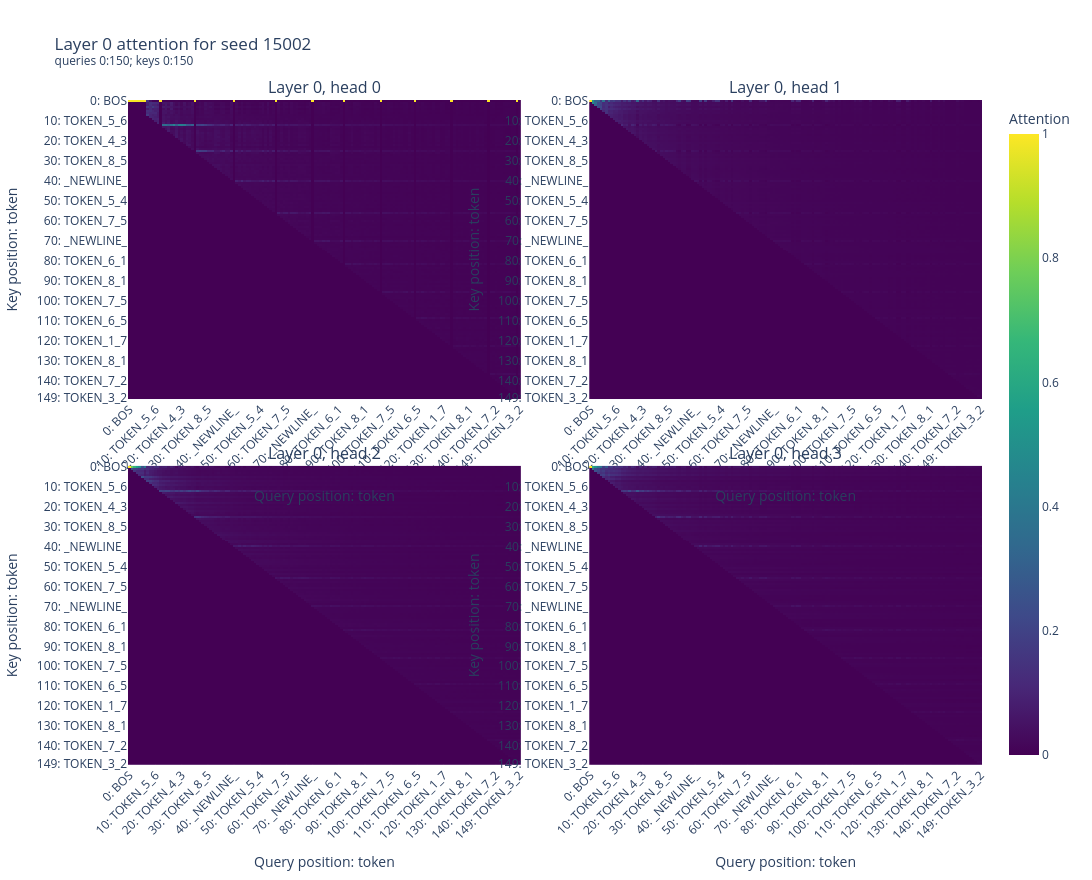
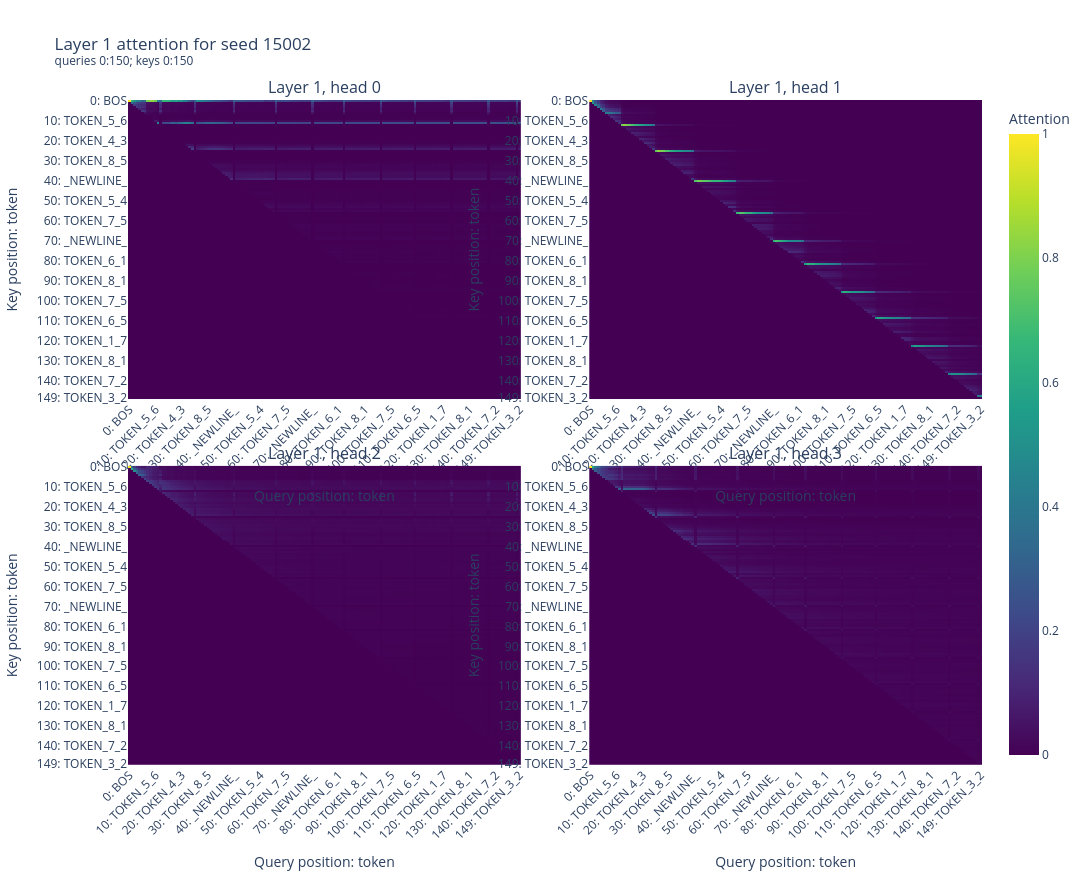
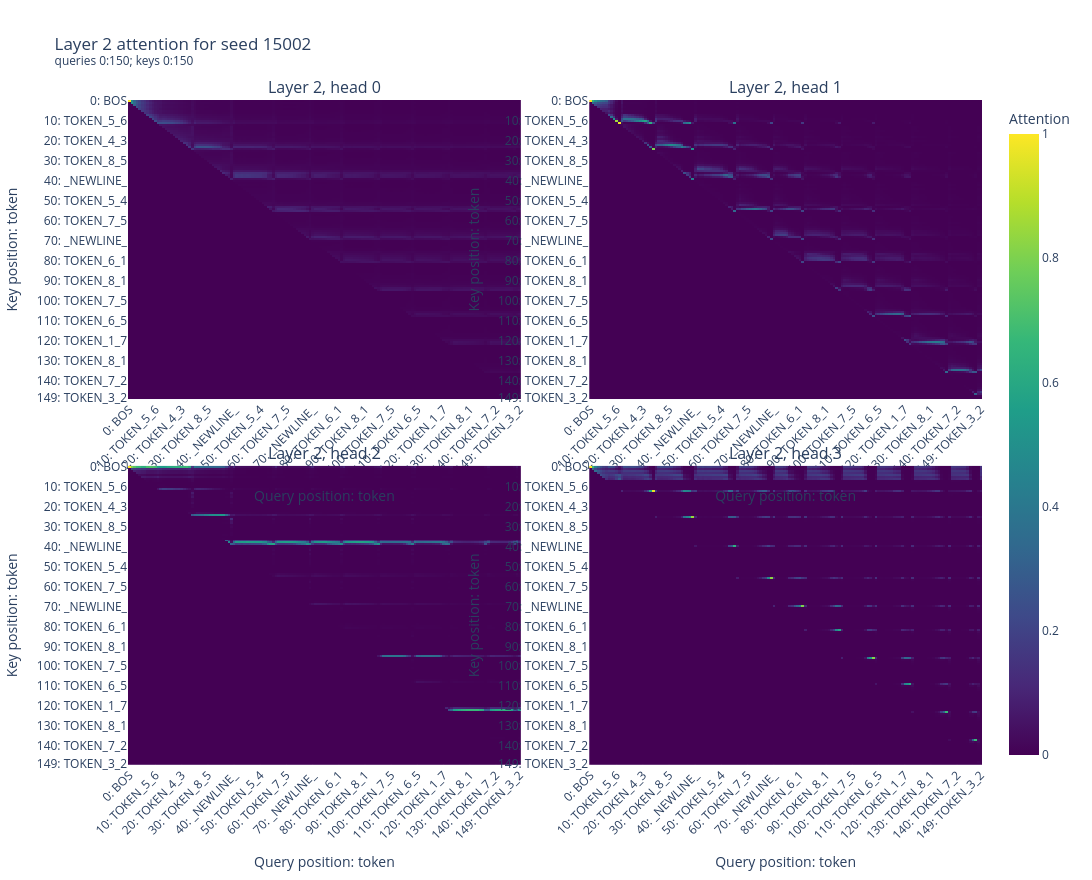

Notebook code cell kept with these figures, in order:
### Markdown cell above
## Interactive key-by-query attention maps

Each layer has one panel per head and a shared color scale. Query position increases to the right; key position increases downward. Causally forbidden future-key cells are zero. Hovering a cell reports both position/token labels and the exact attention value.

### Code cell
def position_token_labels(start: int, end: int) -> list[str]:
    return [f"{position}: {input_tokens[position]}" for position in range(start, end)]


def tick_labels(labels: list[str], every: int) -> list[str]:
    selected = labels[::every]
    if labels[-1] not in selected:
        selected = [*selected, labels[-1]]
    return selected


query_labels = position_token_labels(QUERY_START, query_end)
key_labels = position_token_labels(KEY_START, key_end)
query_ticks = tick_labels(query_labels, TICK_EVERY)
key_ticks = tick_labels(key_labels, TICK_EVERY)
n_columns = min(2, n_heads)
n_rows = math.ceil(n_heads / n_columns)

for layer in range(n_layers):
    layer_attention = attention_patterns[
        layer, :, QUERY_START:query_end, KEY_START:key_end
    ].numpy()
    layer_max = max(float(layer_attention.max()), 1e-12)
    fig = make_subplots(
        rows=n_rows, cols=n_columns,
        subplot_titles=[f"Layer {layer}, head {head}" for head in range(n_heads)],
        horizontal_spacing=0.08, vertical_spacing=0.10,
    )

    for head in range(n_heads):
        row = head // n_columns + 1
        column = head % n_columns + 1
        fig.add_trace(
            go.Heatmap(
                z=layer_attention[head].T, x=query_labels, y=key_labels,
                coloraxis="coloraxis", zsmooth=False,
                hovertemplate=(
                    "query=%{x}<br>key=%{y}<br>attention=%{z:.6f}<extra></extra>"
                ),
            ),
            row=row, col=column,
        )

    fig.update_xaxes(
        title_text="Query position: token", tickmode="array",
        tickvals=query_ticks, ticktext=query_ticks, tickangle=-45,
    )
    fig.update_yaxes(
        title_text="Key position: token", tickmode="array",
        tickvals=key_ticks, ticktext=key_ticks, autorange="reversed",
    )
    fig.update_layout(
        title=(
            f"Layer {layer} attention for seed {DATA_SEED}<br>"
            f"<sup>queries {QUERY_START}:{query_end}; keys {KEY_START}:{key_end}</sup>"
        ),
        width=1300, height=max(820, 440 * n_rows),
        coloraxis={
            "colorscale": "Viridis", "cmin": 0.0, "cmax": layer_max,
            "colorbar": {"title": "Attention"},
        },
        hovermode="closest",
    )
    fig.show()

### Figure 1 — Plotly figure (JSON) as saved in the notebook; plotly's stock layout.template omitted (floating-point values rounded to 4 significant figures; data arrays with more than 128 entries replaced by an {"elided": "..."} marker saying what was removed)
{"data": [{"coloraxis": "coloraxis", "hovertemplate": "query=%{x}<br>key=%{y}<br>attention=%{z:.6f}<extra></extra>", "type": "heatmap", "x": {"elided": "150 str values"}, "xaxis": "x", "y": {"elided": "150 str values"}, "yaxis": "y", "z": {"elided": "150x150 float values"}, "zsmooth": false}, {"coloraxis": "coloraxis", "hovertemplate": "query=%{x}<br>key=%{y}<br>attention=%{z:.6f}<extra></extra>", "type": "heatmap", "x": {"elided": "150 str values"}, "xaxis": "x2", "y": {"elided": "150 str values"}, "yaxis": "y2", "z": {"elided": "150x150 float values"}, "zsmooth": false}, {"coloraxis": "coloraxis", "hovertemplate": "query=%{x}<br>key=%{y}<br>attention=%{z:.6f}<extra></extra>", "type": "heatmap", "x": {"elided": "150 str values"}, "xaxis": "x3", "y": {"elided": "150 str values"}, "yaxis": "y3", "z": {"elided": "150x150 float values"}, "zsmooth": false}, {"coloraxis": "coloraxis", "hovertemplate": "query=%{x}<br>key=%{y}<br>attention=%{z:.6f}<extra></extra>", "type": "heatmap", "x": {"elided": "150 str values"}, "xaxis": "x4", "y": {"elided": "150 str values"}, "yaxis": "y4", "z": {"elided": "150x150 float values"}, "zsmooth": false}], "layout": {"annotations": [{"font": {"size": 16}, "showarrow": false, "text": "Layer 0, head 0", "x": 0.23, "xanchor": "center", "xref": "paper", "y": 1, "yanchor": "bottom", "yref": "paper"}, {"font": {"size": 16}, "showarrow": false, "text": "Layer 0, head 1", "x": 0.77, "xanchor": "center", "xref": "paper", "y": 1, "yanchor": "bottom", "yref": "paper"}, {"font": {"size": 16}, "showarrow": false, "text": "Layer 0, head 2", "x": 0.23, "xanchor": "center", "xref": "paper", "y": 0.45, "yanchor": "bottom", "yref": "paper"}, {"font": {"size": 16}, "showarrow": false, "text": "Layer 0, head 3", "x": 0.77, "xanchor": "center", "xref": "paper", "y": 0.45, "yanchor": "bottom", "yref": "paper"}], "coloraxis": {"cmax": 1, "cmin": 0, "colorbar": {"title": {"text": "Attention"}}, "colorscale": [[0, "#440154"], [0.1111, "#482878"], [0.2222, "#3e4989"], [0.3333, "#31688e"], [0.4444, "#26828e"], [0.5556, "#1f9e89"], [0.6667, "#35b779"], [0.7778, "#6ece58"], [0.8889, "#b5de2b"], [1, "#fde725"]]}, "height": 880, "hovermode": "closest", "title": {"text": "Layer 0 attention for seed 15002<br><sup>queries 0:150; keys 0:150</sup>"}, "width": 1300, "xaxis": {"anchor": "y", "domain": [0, 0.46], "tickangle": -45, "tickmode": "array", "ticktext": ["0: BOS", "10: TOKEN_5_6", "20: TOKEN_4_3", "30: TOKEN_8_5", "40: _NEWLINE_", "50: TOKEN_5_4", "60: TOKEN_7_5", "70: _NEWLINE_", "80: TOKEN_6_1", "90: TOKEN_8_1", "100: TOKEN_7_5", "110: TOKEN_6_5", "120: TOKEN_1_7", "130: TOKEN_8_1", "140: TOKEN_7_2", "149: TOKEN_3_2"], "tickvals": ["0: BOS", "10: TOKEN_5_6", "20: TOKEN_4_3", "30: TOKEN_8_5", "40: _NEWLINE_", "50: TOKEN_5_4", "60: TOKEN_7_5", "70: _NEWLINE_", "80: TOKEN_6_1", "90: TOKEN_8_1", "100: TOKEN_7_5", "110: TOKEN_6_5", "120: TOKEN_1_7", "130: TOKEN_8_1", "140: TOKEN_7_2", "149: TOKEN_3_2"], "title": {"text": "Query position: token"}}, "xaxis2": {"anchor": "y2", "domain": [0.54, 1], "tickangle": -45, "tickmode": "array", "ticktext": ["0: BOS", "10: TOKEN_5_6", "20: TOKEN_4_3", "30: TOKEN_8_5", "40: _NEWLINE_", "50: TOKEN_5_4", "60: TOKEN_7_5", "70: _NEWLINE_", "80: TOKEN_6_1", "90: TOKEN_8_1", "100: TOKEN_7_5", "110: TOKEN_6_5", "120: TOKEN_1_7", "130: TOKEN_8_1", "140: TOKEN_7_2", "149: TOKEN_3_2"], "tickvals": ["0: BOS", "10: TOKEN_5_6", "20: TOKEN_4_3", "30: TOKEN_8_5", "40: _NEWLINE_", "50: TOKEN_5_4", "60: TOKEN_7_5", "70: _NEWLINE_", "80: TOKEN_6_1", "90: TOKEN_8_1", "100: TOKEN_7_5", "110: TOKEN_6_5", "120: TOKEN_1_7", "130: TOKEN_8_1", "140: TOKEN_7_2", "149: TOKEN_3_2"], "title": {"text": "Query position: token"}}, "xaxis3": {"anchor": "y3", "domain": [0, 0.46], "tickangle": -45, "tickmode": "array", "ticktext": ["0: BOS", "10: TOKEN_5_6", "20: TOKEN_4_3", "30: TOKEN_8_5", "40: _NEWLINE_", "50: TOKEN_5_4", "60: TOKEN_7_5", "70: _NEWLINE_", "80: TOKEN_6_1", "90: TOKEN_8_1", "100: TOKEN_7_5", "110: TOKEN_6_5", "120: TOKEN_1_7", "130: TOKEN_8_1", "140: TOKEN_7_2", "149: TOKEN_3_2"], "tickvals": ["0: BOS", "10: TOKEN_5_6", "20: TOKEN_4_3", "30: TOKEN_8_5", "40: _NEWLINE_", "50: TOKEN_5_4", "60: TOKEN_7_5", "70: _NEWLINE_", "80: TOKEN_6_1", "90: TOKEN_8_1", "100: TOKEN_7_5", "110: TOKEN_6_5", "120: TOKEN_1_7", "130: TOKEN_8_1", "140: TOKEN_7_2", "149: TOKEN_3_2"], "title": {"text": "Query position: token"}}, "xaxis4": {"anchor": "y4", "domain": [0.54, 1], "tickangle": -45, "tickmode": "array", "ticktext": ["0: BOS", "10: TOKEN_5_6", "20: TOKEN_4_3", "30: TOKEN_8_5", "40: _NEWLINE_", "50: TOKEN_5_4", "60: TOKEN_7_5", "70: _NEWLINE_", "80: TOKEN_6_1", "90: TOKEN_8_1", "100: TOKEN_7_5", "110: TOKEN_6_5", "120: TOKEN_1_7", "130: TOKEN_8_1", "140: TOKEN_7_2", "149: TOKEN_3_2"], "tickvals": ["0: BOS", "10: TOKEN_5_6", "20: TOKEN_4_3", "30: TOKEN_8_5", "40: _NEWLINE_", "50: TOKEN_5_4", "60: TOKEN_7_5", "70: _NEWLINE_", "80: TOKEN_6_1", "90: TOKEN_8_1", "100: TOKEN_7_5", "110: TOKEN_6_5", "120: TOKEN_1_7", "130: TOKEN_8_1", "140: TOKEN_7_2", "149: TOKEN_3_2"], "title": {"text": "Query position: token"}}, "yaxis": {"anchor": "x", "autorange": "reversed", "domain": [0.55, 1], "tickmode": "array", "ticktext": ["0: BOS", "10: TOKEN_5_6", "20: TOKEN_4_3", "30: TOKEN_8_5", "40: _NEWLINE_", "50: TOKEN_5_4", "60: TOKEN_7_5", "70: _NEWLINE_", "80: TOKEN_6_1", "90: TOKEN_8_1", "100: TOKEN_7_5", "110: TOKEN_6_5", "120: TOKEN_1_7", "130: TOKEN_8_1", "140: TOKEN_7_2", "149: TOKEN_3_2"], "tickvals": ["0: BOS", "10: TOKEN_5_6", "20: TOKEN_4_3", "30: TOKEN_8_5", "40: _NEWLINE_", "50: TOKEN_5_4", "60: TOKEN_7_5", "70: _NEWLINE_", "80: TOKEN_6_1", "90: TOKEN_8_1", "100: TOKEN_7_5", "110: TOKEN_6_5", "120: TOKEN_1_7", "130: TOKEN_8_1", "140: TOKEN_7_2", "149: TOKEN_3_2"], "title": {"text": "Key position: token"}}, "yaxis2": {"anchor": "x2", "autorange": "reversed", "domain": [0.55, 1], "tickmode": "array", "ticktext": ["0: BOS", "10: TOKEN_5_6", "20: TOKEN_4_3", "30: TOKEN_8_5", "40: _NEWLINE_", "50: TOKEN_5_4", "60: TOKEN_7_5", "70: _NEWLINE_", "80: TOKEN_6_1", "90: TOKEN_8_1", "100: TOKEN_7_5", "110: TOKEN_6_5", "120: TOKEN_1_7", "130: TOKEN_8_1", "140: TOKEN_7_2", "149: TOKEN_3_2"], "tickvals": ["0: BOS", "10: TOKEN_5_6", "20: TOKEN_4_3", "30: TOKEN_8_5", "40: _NEWLINE_", "50: TOKEN_5_4", "60: TOKEN_7_5", "70: _NEWLINE_", "80: TOKEN_6_1", "90: TOKEN_8_1", "100: TOKEN_7_5", "110: TOKEN_6_5", "120: TOKEN_1_7", "130: TOKEN_8_1", "140: TOKEN_7_2", "149: TOKEN_3_2"], "title": {"text": "Key position: token"}}, "yaxis3": {"anchor": "x3", "autorange": "reversed", "domain": [0, 0.45], "tickmode": "array", "ticktext": ["0: BOS", "10: TOKEN_5_6", "20: TOKEN_4_3", "30: TOKEN_8_5", "40: _NEWLINE_", "50: TOKEN_5_4", "60: TOKEN_7_5", "70: _NEWLINE_", "80: TOKEN_6_1", "90: TOKEN_8_1", "100: TOKEN_7_5", "110: TOKEN_6_5", "120: TOKEN_1_7", "130: TOKEN_8_1", "140: TOKEN_7_2", "149: TOKEN_3_2"], "tickvals": ["0: BOS", "10: TOKEN_5_6", "20: TOKEN_4_3", "30: TOKEN_8_5", "40: _NEWLINE_", "50: TOKEN_5_4", "60: TOKEN_7_5", "70: _NEWLINE_", "80: TOKEN_6_1", "90: TOKEN_8_1", "100: TOKEN_7_5", "110: TOKEN_6_5", "120: TOKEN_1_7", "130: TOKEN_8_1", "140: TOKEN_7_2", "149: TOKEN_3_2"], "title": {"text": "Key position: token"}}, "yaxis4": {"anchor": "x4", "autorange": "reversed", "domain": [0, 0.45], "tickmode": "array", "ticktext": ["0: BOS", "10: TOKEN_5_6", "20: TOKEN_4_3", "30: TOKEN_8_5", "40: _NEWLINE_", "50: TOKEN_5_4", "60: TOKEN_7_5", "70: _NEWLINE_", "80: TOKEN_6_1", "90: TOKEN_8_1", "100: TOKEN_7_5", "110: TOKEN_6_5", "120: TOKEN_1_7", "130: TOKEN_8_1", "140: TOKEN_7_2", "149: TOKEN_3_2"], "tickvals": ["0: BOS", "10: TOKEN_5_6", "20: TOKEN_4_3", "30: TOKEN_8_5", "40: _NEWLINE_", "50: TOKEN_5_4", "60: TOKEN_7_5", "70: _NEWLINE_", "80: TOKEN_6_1", "90: TOKEN_8_1", "100: TOKEN_7_5", "110: TOKEN_6_5", "120: TOKEN_1_7", "130: TOKEN_8_1", "140: TOKEN_7_2", "149: TOKEN_3_2"], "title": {"text": "Key position: token"}}}}

### Figure 2 — Plotly figure (JSON) as saved in the notebook; plotly's stock layout.template omitted (floating-point values rounded to 4 significant figures; data arrays with more than 128 entries replaced by an {"elided": "..."} marker saying what was removed)
{"data": [{"coloraxis": "coloraxis", "hovertemplate": "query=%{x}<br>key=%{y}<br>attention=%{z:.6f}<extra></extra>", "type": "heatmap", "x": {"elided": "150 str values"}, "xaxis": "x", "y": {"elided": "150 str values"}, "yaxis": "y", "z": {"elided": "150x150 float values"}, "zsmooth": false}, {"coloraxis": "coloraxis", "hovertemplate": "query=%{x}<br>key=%{y}<br>attention=%{z:.6f}<extra></extra>", "type": "heatmap", "x": {"elided": "150 str values"}, "xaxis": "x2", "y": {"elided": "150 str values"}, "yaxis": "y2", "z": {"elided": "150x150 float values"}, "zsmooth": false}, {"coloraxis": "coloraxis", "hovertemplate": "query=%{x}<br>key=%{y}<br>attention=%{z:.6f}<extra></extra>", "type": "heatmap", "x": {"elided": "150 str values"}, "xaxis": "x3", "y": {"elided": "150 str values"}, "yaxis": "y3", "z": {"elided": "150x150 float values"}, "zsmooth": false}, {"coloraxis": "coloraxis", "hovertemplate": "query=%{x}<br>key=%{y}<br>attention=%{z:.6f}<extra></extra>", "type": "heatmap", "x": {"elided": "150 str values"}, "xaxis": "x4", "y": {"elided": "150 str values"}, "yaxis": "y4", "z": {"elided": "150x150 float values"}, "zsmooth": false}], "layout": {"annotations": [{"font": {"size": 16}, "showarrow": false, "text": "Layer 1, head 0", "x": 0.23, "xanchor": "center", "xref": "paper", "y": 1, "yanchor": "bottom", "yref": "paper"}, {"font": {"size": 16}, "showarrow": false, "text": "Layer 1, head 1", "x": 0.77, "xanchor": "center", "xref": "paper", "y": 1, "yanchor": "bottom", "yref": "paper"}, {"font": {"size": 16}, "showarrow": false, "text": "Layer 1, head 2", "x": 0.23, "xanchor": "center", "xref": "paper", "y": 0.45, "yanchor": "bottom", "yref": "paper"}, {"font": {"size": 16}, "showarrow": false, "text": "Layer 1, head 3", "x": 0.77, "xanchor": "center", "xref": "paper", "y": 0.45, "yanchor": "bottom", "yref": "paper"}], "coloraxis": {"cmax": 1, "cmin": 0, "colorbar": {"title": {"text": "Attention"}}, "colorscale": [[0, "#440154"], [0.1111, "#482878"], [0.2222, "#3e4989"], [0.3333, "#31688e"], [0.4444, "#26828e"], [0.5556, "#1f9e89"], [0.6667, "#35b779"], [0.7778, "#6ece58"], [0.8889, "#b5de2b"], [1, "#fde725"]]}, "height": 880, "hovermode": "closest", "title": {"text": "Layer 1 attention for seed 15002<br><sup>queries 0:150; keys 0:150</sup>"}, "width": 1300, "xaxis": {"anchor": "y", "domain": [0, 0.46], "tickangle": -45, "tickmode": "array", "ticktext": ["0: BOS", "10: TOKEN_5_6", "20: TOKEN_4_3", "30: TOKEN_8_5", "40: _NEWLINE_", "50: TOKEN_5_4", "60: TOKEN_7_5", "70: _NEWLINE_", "80: TOKEN_6_1", "90: TOKEN_8_1", "100: TOKEN_7_5", "110: TOKEN_6_5", "120: TOKEN_1_7", "130: TOKEN_8_1", "140: TOKEN_7_2", "149: TOKEN_3_2"], "tickvals": ["0: BOS", "10: TOKEN_5_6", "20: TOKEN_4_3", "30: TOKEN_8_5", "40: _NEWLINE_", "50: TOKEN_5_4", "60: TOKEN_7_5", "70: _NEWLINE_", "80: TOKEN_6_1", "90: TOKEN_8_1", "100: TOKEN_7_5", "110: TOKEN_6_5", "120: TOKEN_1_7", "130: TOKEN_8_1", "140: TOKEN_7_2", "149: TOKEN_3_2"], "title": {"text": "Query position: token"}}, "xaxis2": {"anchor": "y2", "domain": [0.54, 1], "tickangle": -45, "tickmode": "array", "ticktext": ["0: BOS", "10: TOKEN_5_6", "20: TOKEN_4_3", "30: TOKEN_8_5", "40: _NEWLINE_", "50: TOKEN_5_4", "60: TOKEN_7_5", "70: _NEWLINE_", "80: TOKEN_6_1", "90: TOKEN_8_1", "100: TOKEN_7_5", "110: TOKEN_6_5", "120: TOKEN_1_7", "130: TOKEN_8_1", "140: TOKEN_7_2", "149: TOKEN_3_2"], "tickvals": ["0: BOS", "10: TOKEN_5_6", "20: TOKEN_4_3", "30: TOKEN_8_5", "40: _NEWLINE_", "50: TOKEN_5_4", "60: TOKEN_7_5", "70: _NEWLINE_", "80: TOKEN_6_1", "90: TOKEN_8_1", "100: TOKEN_7_5", "110: TOKEN_6_5", "120: TOKEN_1_7", "130: TOKEN_8_1", "140: TOKEN_7_2", "149: TOKEN_3_2"], "title": {"text": "Query position: token"}}, "xaxis3": {"anchor": "y3", "domain": [0, 0.46], "tickangle": -45, "tickmode": "array", "ticktext": ["0: BOS", "10: TOKEN_5_6", "20: TOKEN_4_3", "30: TOKEN_8_5", "40: _NEWLINE_", "50: TOKEN_5_4", "60: TOKEN_7_5", "70: _NEWLINE_", "80: TOKEN_6_1", "90: TOKEN_8_1", "100: TOKEN_7_5", "110: TOKEN_6_5", "120: TOKEN_1_7", "130: TOKEN_8_1", "140: TOKEN_7_2", "149: TOKEN_3_2"], "tickvals": ["0: BOS", "10: TOKEN_5_6", "20: TOKEN_4_3", "30: TOKEN_8_5", "40: _NEWLINE_", "50: TOKEN_5_4", "60: TOKEN_7_5", "70: _NEWLINE_", "80: TOKEN_6_1", "90: TOKEN_8_1", "100: TOKEN_7_5", "110: TOKEN_6_5", "120: TOKEN_1_7", "130: TOKEN_8_1", "140: TOKEN_7_2", "149: TOKEN_3_2"], "title": {"text": "Query position: token"}}, "xaxis4": {"anchor": "y4", "domain": [0.54, 1], "tickangle": -45, "tickmode": "array", "ticktext": ["0: BOS", "10: TOKEN_5_6", "20: TOKEN_4_3", "30: TOKEN_8_5", "40: _NEWLINE_", "50: TOKEN_5_4", "60: TOKEN_7_5", "70: _NEWLINE_", "80: TOKEN_6_1", "90: TOKEN_8_1", "100: TOKEN_7_5", "110: TOKEN_6_5", "120: TOKEN_1_7", "130: TOKEN_8_1", "140: TOKEN_7_2", "149: TOKEN_3_2"], "tickvals": ["0: BOS", "10: TOKEN_5_6", "20: TOKEN_4_3", "30: TOKEN_8_5", "40: _NEWLINE_", "50: TOKEN_5_4", "60: TOKEN_7_5", "70: _NEWLINE_", "80: TOKEN_6_1", "90: TOKEN_8_1", "100: TOKEN_7_5", "110: TOKEN_6_5", "120: TOKEN_1_7", "130: TOKEN_8_1", "140: TOKEN_7_2", "149: TOKEN_3_2"], "title": {"text": "Query position: token"}}, "yaxis": {"anchor": "x", "autorange": "reversed", "domain": [0.55, 1], "tickmode": "array", "ticktext": ["0: BOS", "10: TOKEN_5_6", "20: TOKEN_4_3", "30: TOKEN_8_5", "40: _NEWLINE_", "50: TOKEN_5_4", "60: TOKEN_7_5", "70: _NEWLINE_", "80: TOKEN_6_1", "90: TOKEN_8_1", "100: TOKEN_7_5", "110: TOKEN_6_5", "120: TOKEN_1_7", "130: TOKEN_8_1", "140: TOKEN_7_2", "149: TOKEN_3_2"], "tickvals": ["0: BOS", "10: TOKEN_5_6", "20: TOKEN_4_3", "30: TOKEN_8_5", "40: _NEWLINE_", "50: TOKEN_5_4", "60: TOKEN_7_5", "70: _NEWLINE_", "80: TOKEN_6_1", "90: TOKEN_8_1", "100: TOKEN_7_5", "110: TOKEN_6_5", "120: TOKEN_1_7", "130: TOKEN_8_1", "140: TOKEN_7_2", "149: TOKEN_3_2"], "title": {"text": "Key position: token"}}, "yaxis2": {"anchor": "x2", "autorange": "reversed", "domain": [0.55, 1], "tickmode": "array", "ticktext": ["0: BOS", "10: TOKEN_5_6", "20: TOKEN_4_3", "30: TOKEN_8_5", "40: _NEWLINE_", "50: TOKEN_5_4", "60: TOKEN_7_5", "70: _NEWLINE_", "80: TOKEN_6_1", "90: TOKEN_8_1", "100: TOKEN_7_5", "110: TOKEN_6_5", "120: TOKEN_1_7", "130: TOKEN_8_1", "140: TOKEN_7_2", "149: TOKEN_3_2"], "tickvals": ["0: BOS", "10: TOKEN_5_6", "20: TOKEN_4_3", "30: TOKEN_8_5", "40: _NEWLINE_", "50: TOKEN_5_4", "60: TOKEN_7_5", "70: _NEWLINE_", "80: TOKEN_6_1", "90: TOKEN_8_1", "100: TOKEN_7_5", "110: TOKEN_6_5", "120: TOKEN_1_7", "130: TOKEN_8_1", "140: TOKEN_7_2", "149: TOKEN_3_2"], "title": {"text": "Key position: token"}}, "yaxis3": {"anchor": "x3", "autorange": "reversed", "domain": [0, 0.45], "tickmode": "array", "ticktext": ["0: BOS", "10: TOKEN_5_6", "20: TOKEN_4_3", "30: TOKEN_8_5", "40: _NEWLINE_", "50: TOKEN_5_4", "60: TOKEN_7_5", "70: _NEWLINE_", "80: TOKEN_6_1", "90: TOKEN_8_1", "100: TOKEN_7_5", "110: TOKEN_6_5", "120: TOKEN_1_7", "130: TOKEN_8_1", "140: TOKEN_7_2", "149: TOKEN_3_2"], "tickvals": ["0: BOS", "10: TOKEN_5_6", "20: TOKEN_4_3", "30: TOKEN_8_5", "40: _NEWLINE_", "50: TOKEN_5_4", "60: TOKEN_7_5", "70: _NEWLINE_", "80: TOKEN_6_1", "90: TOKEN_8_1", "100: TOKEN_7_5", "110: TOKEN_6_5", "120: TOKEN_1_7", "130: TOKEN_8_1", "140: TOKEN_7_2", "149: TOKEN_3_2"], "title": {"text": "Key position: token"}}, "yaxis4": {"anchor": "x4", "autorange": "reversed", "domain": [0, 0.45], "tickmode": "array", "ticktext": ["0: BOS", "10: TOKEN_5_6", "20: TOKEN_4_3", "30: TOKEN_8_5", "40: _NEWLINE_", "50: TOKEN_5_4", "60: TOKEN_7_5", "70: _NEWLINE_", "80: TOKEN_6_1", "90: TOKEN_8_1", "100: TOKEN_7_5", "110: TOKEN_6_5", "120: TOKEN_1_7", "130: TOKEN_8_1", "140: TOKEN_7_2", "149: TOKEN_3_2"], "tickvals": ["0: BOS", "10: TOKEN_5_6", "20: TOKEN_4_3", "30: TOKEN_8_5", "40: _NEWLINE_", "50: TOKEN_5_4", "60: TOKEN_7_5", "70: _NEWLINE_", "80: TOKEN_6_1", "90: TOKEN_8_1", "100: TOKEN_7_5", "110: TOKEN_6_5", "120: TOKEN_1_7", "130: TOKEN_8_1", "140: TOKEN_7_2", "149: TOKEN_3_2"], "title": {"text": "Key position: token"}}}}

### Figure 3 — Plotly figure (JSON) as saved in the notebook; plotly's stock layout.template omitted (floating-point values rounded to 4 significant figures; data arrays with more than 128 entries replaced by an {"elided": "..."} marker saying what was removed)
{"data": [{"coloraxis": "coloraxis", "hovertemplate": "query=%{x}<br>key=%{y}<br>attention=%{z:.6f}<extra></extra>", "type": "heatmap", "x": {"elided": "150 str values"}, "xaxis": "x", "y": {"elided": "150 str values"}, "yaxis": "y", "z": {"elided": "150x150 float values"}, "zsmooth": false}, {"coloraxis": "coloraxis", "hovertemplate": "query=%{x}<br>key=%{y}<br>attention=%{z:.6f}<extra></extra>", "type": "heatmap", "x": {"elided": "150 str values"}, "xaxis": "x2", "y": {"elided": "150 str values"}, "yaxis": "y2", "z": {"elided": "150x150 float values"}, "zsmooth": false}, {"coloraxis": "coloraxis", "hovertemplate": "query=%{x}<br>key=%{y}<br>attention=%{z:.6f}<extra></extra>", "type": "heatmap", "x": {"elided": "150 str values"}, "xaxis": "x3", "y": {"elided": "150 str values"}, "yaxis": "y3", "z": {"elided": "150x150 float values"}, "zsmooth": false}, {"coloraxis": "coloraxis", "hovertemplate": "query=%{x}<br>key=%{y}<br>attention=%{z:.6f}<extra></extra>", "type": "heatmap", "x": {"elided": "150 str values"}, "xaxis": "x4", "y": {"elided": "150 str values"}, "yaxis": "y4", "z": {"elided": "150x150 float values"}, "zsmooth": false}], "layout": {"annotations": [{"font": {"size": 16}, "showarrow": false, "text": "Layer 2, head 0", "x": 0.23, "xanchor": "center", "xref": "paper", "y": 1, "yanchor": "bottom", "yref": "paper"}, {"font": {"size": 16}, "showarrow": false, "text": "Layer 2, head 1", "x": 0.77, "xanchor": "center", "xref": "paper", "y": 1, "yanchor": "bottom", "yref": "paper"}, {"font": {"size": 16}, "showarrow": false, "text": "Layer 2, head 2", "x": 0.23, "xanchor": "center", "xref": "paper", "y": 0.45, "yanchor": "bottom", "yref": "paper"}, {"font": {"size": 16}, "showarrow": false, "text": "Layer 2, head 3", "x": 0.77, "xanchor": "center", "xref": "paper", "y": 0.45, "yanchor": "bottom", "yref": "paper"}], "coloraxis": {"cmax": 1, "cmin": 0, "colorbar": {"title": {"text": "Attention"}}, "colorscale": [[0, "#440154"], [0.1111, "#482878"], [0.2222, "#3e4989"], [0.3333, "#31688e"], [0.4444, "#26828e"], [0.5556, "#1f9e89"], [0.6667, "#35b779"], [0.7778, "#6ece58"], [0.8889, "#b5de2b"], [1, "#fde725"]]}, "height": 880, "hovermode": "closest", "title": {"text": "Layer 2 attention for seed 15002<br><sup>queries 0:150; keys 0:150</sup>"}, "width": 1300, "xaxis": {"anchor": "y", "domain": [0, 0.46], "tickangle": -45, "tickmode": "array", "ticktext": ["0: BOS", "10: TOKEN_5_6", "20: TOKEN_4_3", "30: TOKEN_8_5", "40: _NEWLINE_", "50: TOKEN_5_4", "60: TOKEN_7_5", "70: _NEWLINE_", "80: TOKEN_6_1", "90: TOKEN_8_1", "100: TOKEN_7_5", "110: TOKEN_6_5", "120: TOKEN_1_7", "130: TOKEN_8_1", "140: TOKEN_7_2", "149: TOKEN_3_2"], "tickvals": ["0: BOS", "10: TOKEN_5_6", "20: TOKEN_4_3", "30: TOKEN_8_5", "40: _NEWLINE_", "50: TOKEN_5_4", "60: TOKEN_7_5", "70: _NEWLINE_", "80: TOKEN_6_1", "90: TOKEN_8_1", "100: TOKEN_7_5", "110: TOKEN_6_5", "120: TOKEN_1_7", "130: TOKEN_8_1", "140: TOKEN_7_2", "149: TOKEN_3_2"], "title": {"text": "Query position: token"}}, "xaxis2": {"anchor": "y2", "domain": [0.54, 1], "tickangle": -45, "tickmode": "array", "ticktext": ["0: BOS", "10: TOKEN_5_6", "20: TOKEN_4_3", "30: TOKEN_8_5", "40: _NEWLINE_", "50: TOKEN_5_4", "60: TOKEN_7_5", "70: _NEWLINE_", "80: TOKEN_6_1", "90: TOKEN_8_1", "100: TOKEN_7_5", "110: TOKEN_6_5", "120: TOKEN_1_7", "130: TOKEN_8_1", "140: TOKEN_7_2", "149: TOKEN_3_2"], "tickvals": ["0: BOS", "10: TOKEN_5_6", "20: TOKEN_4_3", "30: TOKEN_8_5", "40: _NEWLINE_", "50: TOKEN_5_4", "60: TOKEN_7_5", "70: _NEWLINE_", "80: TOKEN_6_1", "90: TOKEN_8_1", "100: TOKEN_7_5", "110: TOKEN_6_5", "120: TOKEN_1_7", "130: TOKEN_8_1", "140: TOKEN_7_2", "149: TOKEN_3_2"], "title": {"text": "Query position: token"}}, "xaxis3": {"anchor": "y3", "domain": [0, 0.46], "tickangle": -45, "tickmode": "array", "ticktext": ["0: BOS", "10: TOKEN_5_6", "20: TOKEN_4_3", "30: TOKEN_8_5", "40: _NEWLINE_", "50: TOKEN_5_4", "60: TOKEN_7_5", "70: _NEWLINE_", "80: TOKEN_6_1", "90: TOKEN_8_1", "100: TOKEN_7_5", "110: TOKEN_6_5", "120: TOKEN_1_7", "130: TOKEN_8_1", "140: TOKEN_7_2", "149: TOKEN_3_2"], "tickvals": ["0: BOS", "10: TOKEN_5_6", "20: TOKEN_4_3", "30: TOKEN_8_5", "40: _NEWLINE_", "50: TOKEN_5_4", "60: TOKEN_7_5", "70: _NEWLINE_", "80: TOKEN_6_1", "90: TOKEN_8_1", "100: TOKEN_7_5", "110: TOKEN_6_5", "120: TOKEN_1_7", "130: TOKEN_8_1", "140: TOKEN_7_2", "149: TOKEN_3_2"], "title": {"text": "Query position: token"}}, "xaxis4": {"anchor": "y4", "domain": [0.54, 1], "tickangle": -45, "tickmode": "array", "ticktext": ["0: BOS", "10: TOKEN_5_6", "20: TOKEN_4_3", "30: TOKEN_8_5", "40: _NEWLINE_", "50: TOKEN_5_4", "60: TOKEN_7_5", "70: _NEWLINE_", "80: TOKEN_6_1", "90: TOKEN_8_1", "100: TOKEN_7_5", "110: TOKEN_6_5", "120: TOKEN_1_7", "130: TOKEN_8_1", "140: TOKEN_7_2", "149: TOKEN_3_2"], "tickvals": ["0: BOS", "10: TOKEN_5_6", "20: TOKEN_4_3", "30: TOKEN_8_5", "40: _NEWLINE_", "50: TOKEN_5_4", "60: TOKEN_7_5", "70: _NEWLINE_", "80: TOKEN_6_1", "90: TOKEN_8_1", "100: TOKEN_7_5", "110: TOKEN_6_5", "120: TOKEN_1_7", "130: TOKEN_8_1", "140: TOKEN_7_2", "149: TOKEN_3_2"], "title": {"text": "Query position: token"}}, "yaxis": {"anchor": "x", "autorange": "reversed", "domain": [0.55, 1], "tickmode": "array", "ticktext": ["0: BOS", "10: TOKEN_5_6", "20: TOKEN_4_3", "30: TOKEN_8_5", "40: _NEWLINE_", "50: TOKEN_5_4", "60: TOKEN_7_5", "70: _NEWLINE_", "80: TOKEN_6_1", "90: TOKEN_8_1", "100: TOKEN_7_5", "110: TOKEN_6_5", "120: TOKEN_1_7", "130: TOKEN_8_1", "140: TOKEN_7_2", "149: TOKEN_3_2"], "tickvals": ["0: BOS", "10: TOKEN_5_6", "20: TOKEN_4_3", "30: TOKEN_8_5", "40: _NEWLINE_", "50: TOKEN_5_4", "60: TOKEN_7_5", "70: _NEWLINE_", "80: TOKEN_6_1", "90: TOKEN_8_1", "100: TOKEN_7_5", "110: TOKEN_6_5", "120: TOKEN_1_7", "130: TOKEN_8_1", "140: TOKEN_7_2", "149: TOKEN_3_2"], "title": {"text": "Key position: token"}}, "yaxis2": {"anchor": "x2", "autorange": "reversed", "domain": [0.55, 1], "tickmode": "array", "ticktext": ["0: BOS", "10: TOKEN_5_6", "20: TOKEN_4_3", "30: TOKEN_8_5", "40: _NEWLINE_", "50: TOKEN_5_4", "60: TOKEN_7_5", "70: _NEWLINE_", "80: TOKEN_6_1", "90: TOKEN_8_1", "100: TOKEN_7_5", "110: TOKEN_6_5", "120: TOKEN_1_7", "130: TOKEN_8_1", "140: TOKEN_7_2", "149: TOKEN_3_2"], "tickvals": ["0: BOS", "10: TOKEN_5_6", "20: TOKEN_4_3", "30: TOKEN_8_5", "40: _NEWLINE_", "50: TOKEN_5_4", "60: TOKEN_7_5", "70: _NEWLINE_", "80: TOKEN_6_1", "90: TOKEN_8_1", "100: TOKEN_7_5", "110: TOKEN_6_5", "120: TOKEN_1_7", "130: TOKEN_8_1", "140: TOKEN_7_2", "149: TOKEN_3_2"], "title": {"text": "Key position: token"}}, "yaxis3": {"anchor": "x3", "autorange": "reversed", "domain": [0, 0.45], "tickmode": "array", "ticktext": ["0: BOS", "10: TOKEN_5_6", "20: TOKEN_4_3", "30: TOKEN_8_5", "40: _NEWLINE_", "50: TOKEN_5_4", "60: TOKEN_7_5", "70: _NEWLINE_", "80: TOKEN_6_1", "90: TOKEN_8_1", "100: TOKEN_7_5", "110: TOKEN_6_5", "120: TOKEN_1_7", "130: TOKEN_8_1", "140: TOKEN_7_2", "149: TOKEN_3_2"], "tickvals": ["0: BOS", "10: TOKEN_5_6", "20: TOKEN_4_3", "30: TOKEN_8_5", "40: _NEWLINE_", "50: TOKEN_5_4", "60: TOKEN_7_5", "70: _NEWLINE_", "80: TOKEN_6_1", "90: TOKEN_8_1", "100: TOKEN_7_5", "110: TOKEN_6_5", "120: TOKEN_1_7", "130: TOKEN_8_1", "140: TOKEN_7_2", "149: TOKEN_3_2"], "title": {"text": "Key position: token"}}, "yaxis4": {"anchor": "x4", "autorange": "reversed", "domain": [0, 0.45], "tickmode": "array", "ticktext": ["0: BOS", "10: TOKEN_5_6", "20: TOKEN_4_3", "30: TOKEN_8_5", "40: _NEWLINE_", "50: TOKEN_5_4", "60: TOKEN_7_5", "70: _NEWLINE_", "80: TOKEN_6_1", "90: TOKEN_8_1", "100: TOKEN_7_5", "110: TOKEN_6_5", "120: TOKEN_1_7", "130: TOKEN_8_1", "140: TOKEN_7_2", "149: TOKEN_3_2"], "tickvals": ["0: BOS", "10: TOKEN_5_6", "20: TOKEN_4_3", "30: TOKEN_8_5", "40: _NEWLINE_", "50: TOKEN_5_4", "60: TOKEN_7_5", "70: _NEWLINE_", "80: TOKEN_6_1", "90: TOKEN_8_1", "100: TOKEN_7_5", "110: TOKEN_6_5", "120: TOKEN_1_7", "130: TOKEN_8_1", "140: TOKEN_7_2", "149: TOKEN_3_2"], "title": {"text": "Key position: token"}}}}
